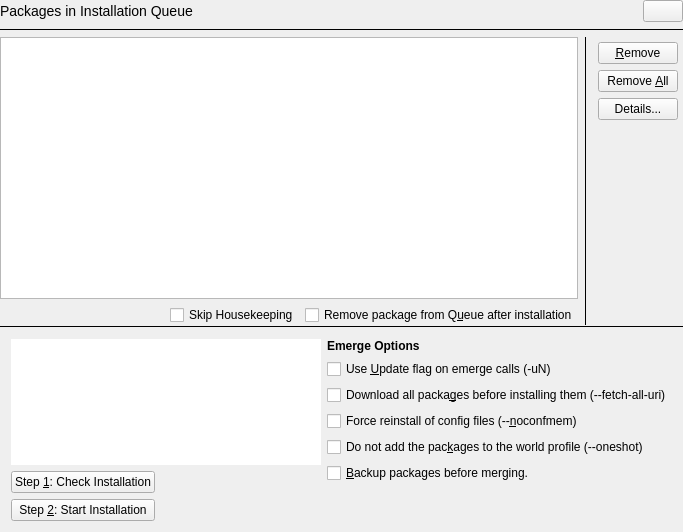
<?xml version="1.0" encoding="UTF-8"?>
<ui version="4.0">
 <class>QueueBase</class>
 <widget class="QWidget" name="QueueBase">
  <property name="geometry">
   <rect>
    <x>0</x>
    <y>0</y>
    <width>683</width>
    <height>532</height>
   </rect>
  </property>
  <property name="sizePolicy">
   <sizepolicy hsizetype="MinimumExpanding" vsizetype="MinimumExpanding">
    <horstretch>0</horstretch>
    <verstretch>0</verstretch>
   </sizepolicy>
  </property>
  <property name="windowTitle">
   <string>Form1</string>
  </property>
  <layout class="QVBoxLayout">
   <property name="spacing">
    <number>0</number>
   </property>
   <property name="margin">
    <number>0</number>
   </property>
   <item>
    <layout class="QVBoxLayout">
     <item>
      <layout class="QGridLayout">
       <item row="0" column="2">
        <widget class="KPushButton" name="pbWhatsThis">
         <property name="sizePolicy">
          <sizepolicy hsizetype="Fixed" vsizetype="Fixed">
           <horstretch>0</horstretch>
           <verstretch>0</verstretch>
          </sizepolicy>
         </property>
         <property name="text">
          <string/>
         </property>
        </widget>
       </item>
       <item row="0" column="1">
        <spacer name="spacer5_2">
         <property name="orientation">
          <enum>Qt::Horizontal</enum>
         </property>
         <property name="sizeType">
          <enum>QSizePolicy::Expanding</enum>
         </property>
         <property name="sizeHint" stdset="0">
          <size>
           <width>31</width>
           <height>20</height>
          </size>
         </property>
        </spacer>
       </item>
       <item row="0" column="0">
        <widget class="QLabel" name="textLabel1">
         <property name="sizePolicy">
          <sizepolicy hsizetype="MinimumExpanding" vsizetype="Preferred">
           <horstretch>0</horstretch>
           <verstretch>0</verstretch>
          </sizepolicy>
         </property>
         <property name="text">
          <string>&lt;font size=&quot;+1&quot;&gt;Packages in Installation Queue&lt;/font&gt;</string>
         </property>
         <property name="wordWrap">
          <bool>false</bool>
         </property>
         <property name="margin">
          <number>5</number>
         </property>
        </widget>
       </item>
      </layout>
     </item>
     <item>
      <widget class="Line" name="line1_2">
       <property name="frameShape">
        <enum>QFrame::HLine</enum>
       </property>
       <property name="frameShadow">
        <enum>QFrame::Plain</enum>
       </property>
       <property name="lineWidth">
        <number>1</number>
       </property>
      </widget>
     </item>
     <item>
      <layout class="QHBoxLayout">
       <item>
        <layout class="QVBoxLayout">
         <item>
          <widget class="QueueListView" name="queueView"/>
         </item>
         <item>
          <layout class="QHBoxLayout">
           <item>
            <spacer name="spacer17">
             <property name="orientation">
              <enum>Qt::Horizontal</enum>
             </property>
             <property name="sizeType">
              <enum>QSizePolicy::Expanding</enum>
             </property>
             <property name="sizeHint" stdset="0">
              <size>
               <width>16</width>
               <height>20</height>
              </size>
             </property>
            </spacer>
           </item>
           <item>
            <widget class="QCheckBox" name="cbSkipHousekeeping">
             <property name="text">
              <string>Skip Housekeeping</string>
             </property>
            </widget>
           </item>
           <item>
            <widget class="QCheckBox" name="cbRemove">
             <property name="text">
              <string>Remove package from Q&amp;ueue after installation</string>
             </property>
             <property name="shortcut">
              <string>Alt+U</string>
             </property>
            </widget>
           </item>
          </layout>
         </item>
        </layout>
       </item>
       <item>
        <widget class="Line" name="line5">
         <property name="frameShape">
          <enum>QFrame::VLine</enum>
         </property>
         <property name="frameShadow">
          <enum>QFrame::Plain</enum>
         </property>
        </widget>
       </item>
       <item>
        <layout class="QGridLayout">
         <property name="margin">
          <number>5</number>
         </property>
         <item row="1" column="0">
          <widget class="KPushButton" name="pbClear">
           <property name="maximumSize">
            <size>
             <width>32767</width>
             <height>25</height>
            </size>
           </property>
           <property name="toolTip">
            <string>Remove all packages in Queue</string>
           </property>
           <property name="text">
            <string>Remove &amp;All</string>
           </property>
           <property name="shortcut">
            <string>Alt+A</string>
           </property>
           <property name="autoDefault">
            <bool>false</bool>
           </property>
          </widget>
         </item>
         <item row="0" column="0">
          <widget class="KPushButton" name="pbRemove">
           <property name="maximumSize">
            <size>
             <width>32767</width>
             <height>25</height>
            </size>
           </property>
           <property name="toolTip">
            <string>Remove selected package from Queue</string>
           </property>
           <property name="text">
            <string>&amp;Remove</string>
           </property>
           <property name="shortcut">
            <string>Alt+R</string>
           </property>
           <property name="autoDefault">
            <bool>false</bool>
           </property>
          </widget>
         </item>
         <item row="2" column="0">
          <widget class="KPushButton" name="pbAdvanced">
           <property name="toolTip">
            <string>Show package details...</string>
           </property>
           <property name="text">
            <string>Details...</string>
           </property>
           <property name="shortcut">
            <string>Return, Ctrl+S</string>
           </property>
          </widget>
         </item>
         <item row="3" column="0">
          <spacer name="spacer4">
           <property name="orientation">
            <enum>Qt::Vertical</enum>
           </property>
           <property name="sizeType">
            <enum>QSizePolicy::MinimumExpanding</enum>
           </property>
           <property name="sizeHint" stdset="0">
            <size>
             <width>20</width>
             <height>200</height>
            </size>
           </property>
          </spacer>
         </item>
        </layout>
       </item>
      </layout>
     </item>
    </layout>
   </item>
   <item>
    <widget class="Line" name="line1">
     <property name="frameShape">
      <enum>QFrame::HLine</enum>
     </property>
     <property name="frameShadow">
      <enum>QFrame::Plain</enum>
     </property>
     <property name="lineWidth">
      <number>1</number>
     </property>
    </widget>
   </item>
   <item>
    <widget class="QFrame" name="queueFrame">
     <property name="sizePolicy">
      <sizepolicy hsizetype="Preferred" vsizetype="Ignored">
       <horstretch>0</horstretch>
       <verstretch>0</verstretch>
      </sizepolicy>
     </property>
     <property name="minimumSize">
      <size>
       <width>620</width>
       <height>176</height>
      </size>
     </property>
     <property name="frameShape">
      <enum>QFrame::NoFrame</enum>
     </property>
     <property name="frameShadow">
      <enum>QFrame::Plain</enum>
     </property>
     <layout class="QHBoxLayout">
      <item>
       <layout class="QGridLayout">
        <item row="1" column="0">
         <widget class="KPushButton" name="pbCheck">
          <property name="toolTip">
           <string>Check packages in Queue with emerge pretend</string>
          </property>
          <property name="whatsThis">
           <string>Since many applications depend on each other, any attempt to install a certain software package might result in the installation of several dependencies as well. Don't worry, Portage handles dependencies well. If you want to find out what Portage would install when you ask it to install a certain package.</string>
          </property>
          <property name="text">
           <string>Step &amp;1: Check Installation</string>
          </property>
          <property name="shortcut">
           <string>Alt+1</string>
          </property>
         </widget>
        </item>
        <item row="2" column="0">
         <widget class="KPushButton" name="pbGo">
          <property name="toolTip">
           <string>Start emerge of all packages in Queue</string>
          </property>
          <property name="text">
           <string>Step &amp;2: Start Installation</string>
          </property>
          <property name="shortcut">
           <string>Alt+2</string>
          </property>
         </widget>
        </item>
        <item row="1" column="1" rowspan="2">
         <spacer name="spacer3">
          <property name="orientation">
           <enum>Qt::Horizontal</enum>
          </property>
          <property name="sizeType">
           <enum>QSizePolicy::Expanding</enum>
          </property>
          <property name="sizeHint" stdset="0">
           <size>
            <width>46</width>
            <height>50</height>
           </size>
          </property>
         </spacer>
        </item>
        <item row="0" column="0" colspan="2">
         <widget class="KTextBrowser" name="queueBrowser">
          <property name="sizePolicy">
           <sizepolicy hsizetype="Minimum" vsizetype="Ignored">
            <horstretch>0</horstretch>
            <verstretch>0</verstretch>
           </sizepolicy>
          </property>
          <property name="minimumSize">
           <size>
            <width>200</width>
            <height>90</height>
           </size>
          </property>
          <property name="frameShape">
           <enum>QFrame::NoFrame</enum>
          </property>
          <property name="margin" stdset="0">
           <number>2</number>
          </property>
          <property name="text" stdset="0">
           <string>&lt;b&gt;Summary&lt;/b&gt;&lt;br&gt;
&lt;font color=&quot;gray&quot;&gt;Installation Queue is empty.&lt;/font&gt;</string>
          </property>
         </widget>
        </item>
       </layout>
      </item>
      <item>
       <layout class="QVBoxLayout">
        <item>
         <widget class="QLabel" name="textLabel1_2">
          <property name="sizePolicy">
           <sizepolicy hsizetype="Minimum" vsizetype="Minimum">
            <horstretch>0</horstretch>
            <verstretch>0</verstretch>
           </sizepolicy>
          </property>
          <property name="text">
           <string>&lt;b&gt;Emerge Options&lt;/b&gt;</string>
          </property>
          <property name="wordWrap">
           <bool>false</bool>
          </property>
          <property name="margin">
           <number>0</number>
          </property>
         </widget>
        </item>
        <item>
         <widget class="QCheckBox" name="cbUpdate">
          <property name="text">
           <string>Use &amp;Update flag on emerge calls (-uN)</string>
          </property>
          <property name="shortcut">
           <string>Alt+U</string>
          </property>
         </widget>
        </item>
        <item>
         <widget class="QCheckBox" name="cbDownload">
          <property name="text">
           <string>Download all packa&amp;ges before installing them (--fetch-all-uri)</string>
          </property>
          <property name="shortcut">
           <string>Alt+G</string>
          </property>
         </widget>
        </item>
        <item>
         <widget class="QCheckBox" name="cbForceConf">
          <property name="text">
           <string>Force reinstall of config files (--&amp;noconfmem)</string>
          </property>
          <property name="shortcut">
           <string>Alt+N</string>
          </property>
         </widget>
        </item>
        <item>
         <widget class="QCheckBox" name="cbNoWorld">
          <property name="text">
           <string>Do not add the pac&amp;kages to the world profile (--oneshot)</string>
          </property>
          <property name="shortcut">
           <string>Alt+K</string>
          </property>
         </widget>
        </item>
        <item>
         <widget class="QCheckBox" name="cbBackupPkg">
          <property name="text">
           <string>&amp;Backup packages before merging.</string>
          </property>
          <property name="shortcut">
           <string>Alt+B</string>
          </property>
         </widget>
        </item>
        <item>
         <spacer name="spacer5">
          <property name="orientation">
           <enum>Qt::Vertical</enum>
          </property>
          <property name="sizeType">
           <enum>QSizePolicy::Expanding</enum>
          </property>
          <property name="sizeHint" stdset="0">
           <size>
            <width>20</width>
            <height>20</height>
           </size>
          </property>
         </spacer>
        </item>
       </layout>
      </item>
     </layout>
    </widget>
   </item>
  </layout>
 </widget>
 <layoutdefault spacing="6" margin="11"/>
 <customwidgets>
  <customwidget>
   <class>KPushButton</class>
   <extends>QPushButton</extends>
   <header>kpushbutton.h</header>
  </customwidget>
  <customwidget>
   <class>KTextBrowser</class>
   <extends>QTextBrowser</extends>
   <header>ktextbrowser.h</header>
  </customwidget>
  <customwidget>
   <class>QueueListView</class>
   <extends>QTreeView</extends>
   <header>queuelistview.h</header>
  </customwidget>
 </customwidgets>
 <includes>
  <include location="local">kpushbutton.h</include>
  <include location="local">queuelistview.h</include>
  <include location="local">kpushbutton.h</include>
  <include location="local">kpushbutton.h</include>
  <include location="local">kpushbutton.h</include>
  <include location="local">kpushbutton.h</include>
  <include location="local">kpushbutton.h</include>
  <include location="local">ktextbrowser.h</include>
 </includes>
 <resources/>
 <connections/>
</ui>
